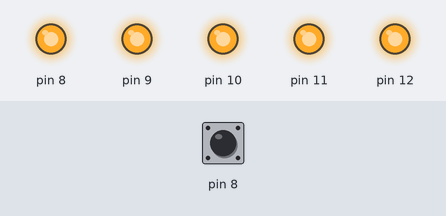
The sketch below on a simulated Arduino Uno, built with avr-gcc and run on an emulated ATmega328P. Shown: output pins drawn as LEDs (lit = HIGH). Dashed ring = blinking. Inputs (shaded band) come from the test bench; at power-on: pin 8 HIGH. Random numbers use the default seed unless the sketch sets one.

Above: at 2.3 s.
2.4 s: pin 8 pulled LOW for 0.15 s
At 2.61 s:
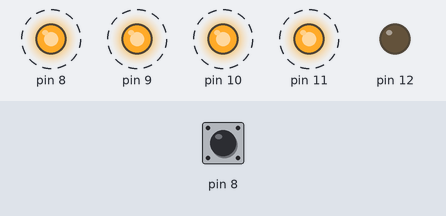
At 4.1 s:
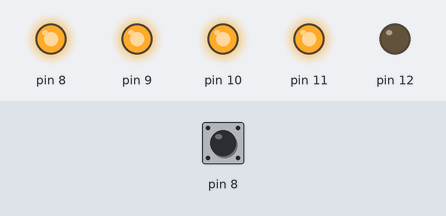
Timing chart, 0 to 5.6 s (numbered marks = the images above; inputs shaded):
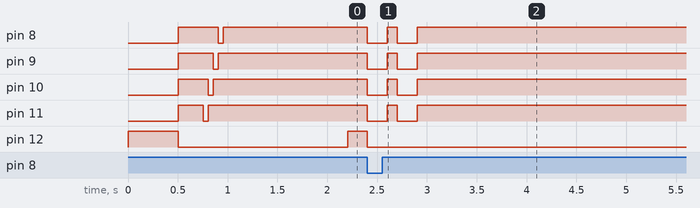

Measured:
- after the input at 2.4 s, pin 8–11: alternates HIGH for 0.10 s and LOW for 0.20 s, 4 changes in all, then stays HIGH, starting at once; pin 12: HIGH → LOW at once

The sketch:

memory_game.ino
```cpp
/********************************************************************
*
*   Memory-Game V1.4
*   Florian Ulmschneider
*   18.01.2015
*
********************************************************************/


#include <Entropy.h>
#include <avr/power.h>

int turn = 0;

byte randomArray[100]; // stores the random sequence that is generated each turn

byte prevInput;
byte input;

byte gamemode;

void setup() {
  Entropy.initialize();

  power_adc_disable();
  power_usi_disable();

  //determine gamemode
  enableInputs();
  for(int i = 0; i <= 100; i++) {
    input = PINB & 0x0f;

    if(input == 0b00001110) {
      gamemode = 1;
      break;
    }else if(input == 0b00001101) {
      gamemode = 2;
      break;
    }else if(input == 0b00001011) {
      gamemode = 3;
      break;
    }else if(input == 0b00000111) {
      gamemode = 4;
      break;
    }else {
      gamemode = 0;
    }

    delay(5);
  }
  disableInputs();

  delay(200);

  if(gamemode == 2 ||gamemode == 3) {
    swipe(50, 1);
  }else {
    swipe(50, 0);
  }

  if(gamemode == 4) {
    enableInputs();
    randomArray[turn] = buttonPressed();
    disableInputs();
    delay(200);
    swipe(50, 1);
  }

  delay(500);

  while(1) {

    if(gamemode == 0 || gamemode == 2) {
      //add a random number
      randomArray[turn] = Entropy.random(4);
    }
    else if(gamemode == 1 || gamemode == 3) {
      //create new random numbers
      for(int i = 0; i <= turn; i++) {
        randomArray[i] = Entropy.random(4);
      }
    }
    if(gamemode != 4) {
      //generate, display and store a random sequence
      for(int i = 0; i <= turn; i++) {
        digitalWrite(randomArray[i],0);
        delay(500);
        digitalWrite(randomArray[i],1);
        delay(200);
      }
    }

    //look for buttonpresses and compare them to the required ones
    enableInputs();
    int j = turn;
    for(int i = 0; i <= turn; i++) {
      if(gamemode == 0 || gamemode == 1 || gamemode == 4) {
        if(buttonPressed() != randomArray[i]) {
          goto gameover;
        }
      }else if(gamemode == 2 || gamemode == 3) {
        if(buttonPressed() != randomArray[j]) {
          goto gameover;
        }
      }
      delay(50);
      j--;
    }

    turn++;

    if(gamemode == 4) {
      randomArray[turn] = buttonPressed();
    }
    disableInputs();

    delay(200);

    if(gamemode == 2 || gamemode == 3 || (gamemode == 4 && turn % 2 == 0)) {
      swipe(50, 1);
    }else {
      swipe(50, 0);
    }

    delay(500);
  }

  gameover:

  //display the score in binary
  disableInputs();
  blink(200);
  delay(100);
  blink(200);
  show(turn);
}


void loop() {

}

void swipe(int del, boolean dir) {

  PORTB = 0b00001111;
  delay(del);

  for(byte i = 0; i < 5; i++) {
    if(dir == 0) {
      //left
      PORTB = (0b00001000 >> i)^0x0f;
    }else {
      //right
      PORTB = (0b00000001 << i)^0x0f;
    }
    delay(del);
  }
}

void blink(int del) {

  //blinks all leds

  PORTB = 0x00;
  delay(del);
  PORTB = 0x0f;
}

void enableInputs() {

  //enables the inputs and pullups

  DDRB = 0x10;
  PORTB = 0x1f;
}

void disableInputs() {

  //enables the outputs

  DDRB = 0x1f;
  PORTB = 0x0f;
}

byte buttonPressed() {

  //returns the pressed button

  while(1) {
    //set the last 4 bits 0
    prevInput = PINB & 0x0f;
    delay(5);

    //checks whether there was a transition from high to low
    if(prevInput==0x0f) {
      switch(PINB & 0x0f) {
        case 0b00001110:
          return 0;
        case 0b00001101:
          return 1;
        case 0b00001011:
          return 2;
        case 0b00000111:
          return 3;
      }
    }
  }
}

void show(byte num) {

  //displays a number up to 15

  if(num < 16) {
    byte outputNum;
    byte j=3;
    //flip the first four bits
    for (byte i=0; i<4; i++) {
      bitWrite(outputNum, i, bitRead(num, j));
      j--;
    }
    //invert the first four bits
    PORTB = outputNum^0x0f;
  }else {
    //turn off all leds
    PORTB = 0x0f;
  }
}
```
